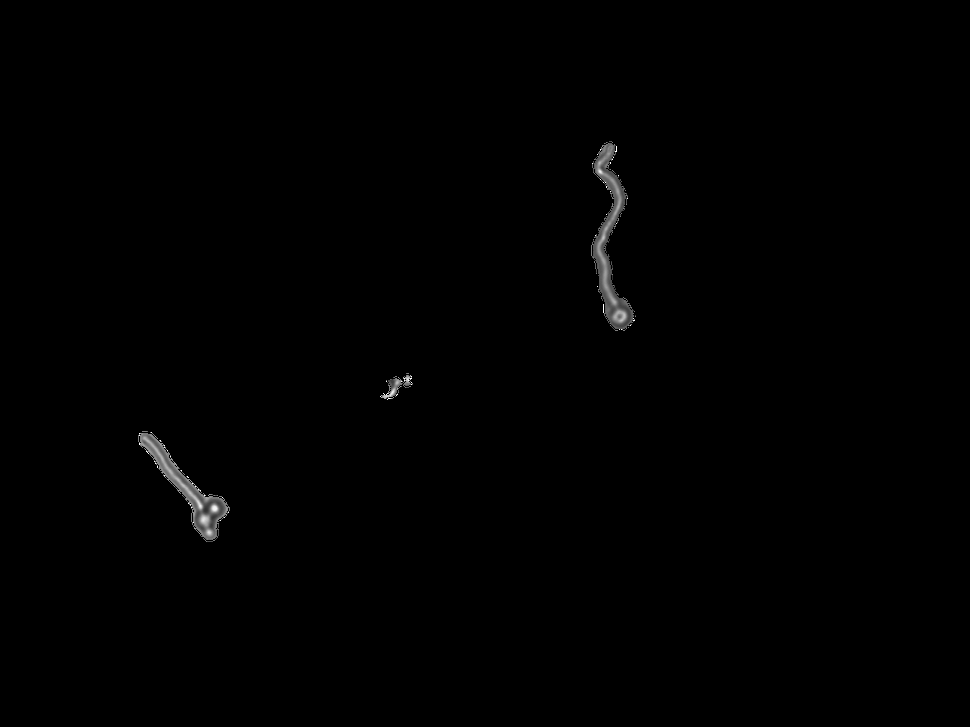
#> input picture Input/Spores/A.niger D353.8.png, 970 x 727 px, shrunk from 1292 x 968 before the run; its folder holds only this picture in this run
$ python Hyphae.py
#> lines starting #> are read from the running program, lines starting #| are printed output that depends on the picture; after the words box and inside, x2 and y2 are one past the last pixel; in counts of white or black regions, pixels touching at a corner belong together
import cv2
import numpy as np
import sys
from scipy.ndimage import convolve
from skimage.morphology import skeletonize
import matplotlib.pyplot as plt
import os
import glob
import csv
from tqdm import tqdm
import json

class HyphaeAnalyzer:

    def __init__(self):
        self.gaussian_kernel = (5, 5)
        self.clahe_clip_limit = 0.8
        self.clahe_grid_size = (12, 12)
        self.global_threshold = 10
        self.adaptive_block_size = 11
        self.adaptive_C = 2
        self.morph_kernel_size = (3, 3)
        self.pixel_size = 0.3373
        self.min_object_size = 200
        self.results_summary = {}

    def load_image(self, image_path):
#> called with image_path = 'Input/Spores/A.niger D353.8.png'
        img = cv2.imread(image_path, cv2.IMREAD_GRAYSCALE)
#> img is the input picture: shape (727, 970); min 0, max 255, mean 1
        if img is None:
            raise FileNotFoundError(f"Failed to load image: {image_path}")
        return img

    def preprocess(self, img):
        blurred = cv2.GaussianBlur(img, self.gaussian_kernel, 0)
        clahe = cv2.createCLAHE(clipLimit=self.clahe_clip_limit,
                               tileGridSize=self.clahe_grid_size)
        clahe_enhanced = clahe.apply(blurred)

        return blurred, clahe_enhanced

    def apply_global_threshold(self, clahe_enhanced, threshold=None):

        if threshold is None:
            threshold = self.global_threshold
        _, binary = cv2.threshold(clahe_enhanced, threshold, 255, cv2.THRESH_BINARY)
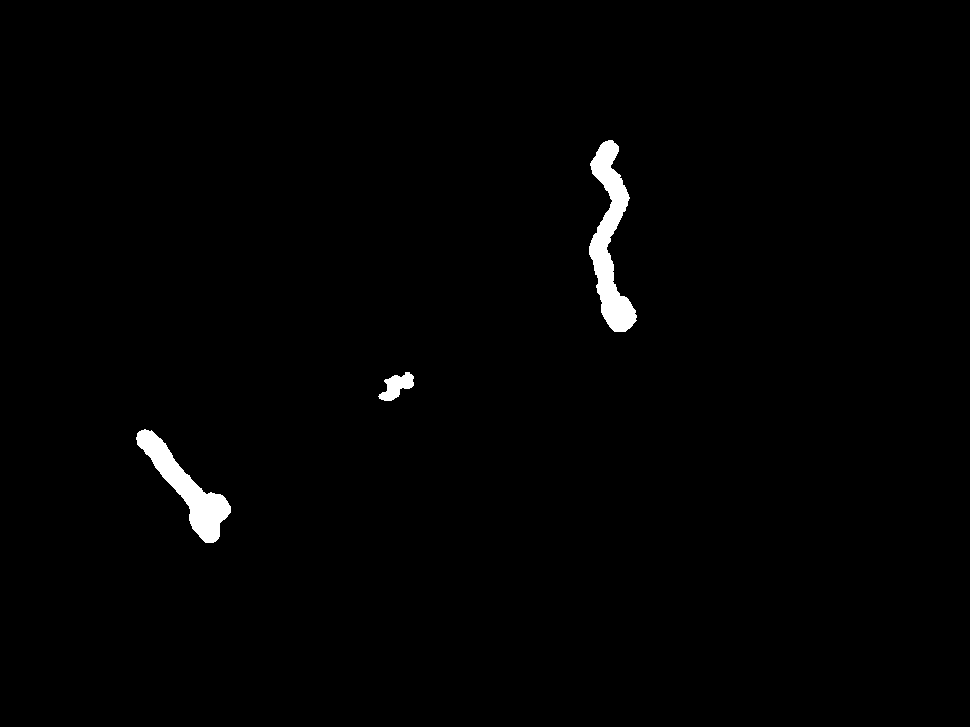
#> binary: shape (727, 970); 1.1% white; 3 white regions, box (x1, y1, x2, y2) and area: (589, 140, 637, 332) 4069, (136, 429, 231, 543) 3239, (378, 372, 414, 401) 562
        return binary

    def apply_morphology(self, binary):
        kernel = cv2.getStructuringElement(cv2.MORPH_ELLIPSE, self.morph_kernel_size)

        closed = cv2.morphologyEx(binary, cv2.MORPH_CLOSE, kernel, iterations=3)
#> closed: shape (727, 970); 1.1% white; 3 white regions, box (x1, y1, x2, y2) and area: (589, 140, 637, 332) 4083, (136, 429, 231, 543) 3248, (378, 372, 414, 401) 573

        opened = cv2.morphologyEx(closed, cv2.MORPH_OPEN, kernel, iterations=3)
#> opened: shape (727, 970); 1.1% white; 3 white regions, box (x1, y1, x2, y2) and area: (589, 140, 637, 332) 4078, (136, 429, 231, 543) 3241, (378, 372, 414, 401) 558

        return closed, opened

    def perform_skeletonization(self, binary_image):

        _, binary = cv2.threshold(binary_image, 127, 255, cv2.THRESH_BINARY)

        binary_bool = binary // 255
        skeleton = skeletonize(binary_bool)
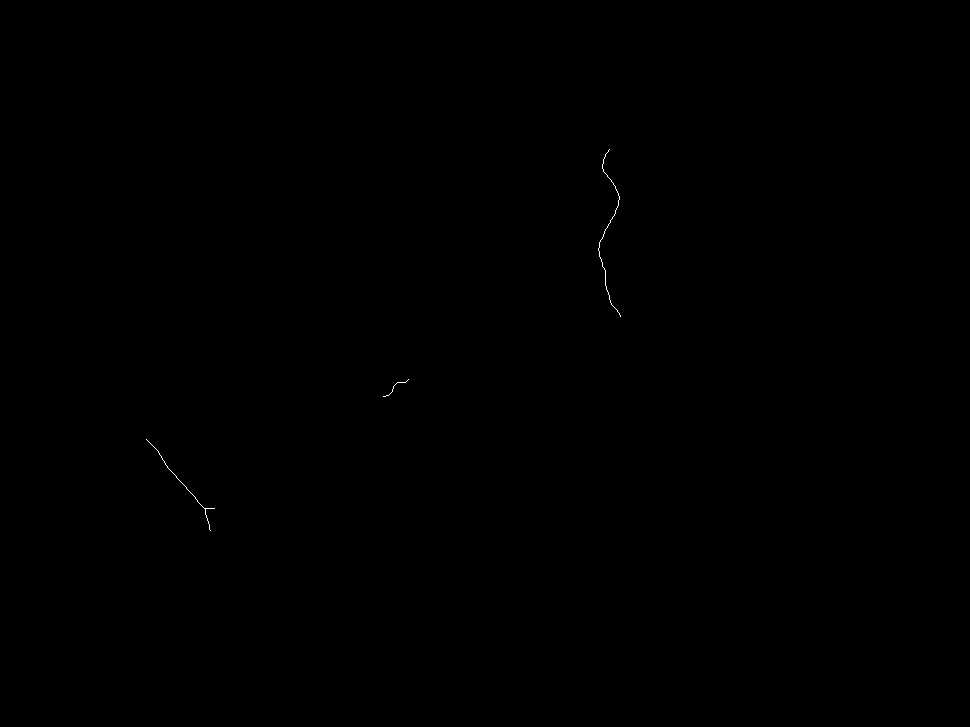
#> skeleton: shape (727, 970) bool; 0.04% white in thin lines or dots, all inside (x1, y1, x2, y2) = (146, 149, 621, 531)

        skeleton_uint8 = (skeleton * 255).astype(np.uint8)

        skeleton_filtered = self._filter_skeleton_noise(skeleton_uint8)

        return skeleton_filtered

    def _filter_skeleton_noise(self, skeleton, min_branch_length=5):

#> called with min_branch_length = 5
        num_labels, labels, stats, _ = cv2.connectedComponentsWithStats(skeleton, connectivity=8)
#> labels: shape (727, 970) int32; 4 distinct labels, from 0 to 3
#> num_labels = 4; stats = [[0, 0, 970, 727, 704890], [598, 149, 23, 168, 168], [383, 379, 26, 18, 30], [146, 439, 69, 92, 102]]

        filtered_skeleton = np.zeros_like(skeleton)

        for i in range(1, num_labels):
            component_area = stats[i, cv2.CC_STAT_AREA]
            if component_area >= min_branch_length:
                filtered_skeleton[labels == i] = 255
#> this loop made 3 passes
#> component_area on passes 1 to 3: 168, 30, 102

        kernel = cv2.getStructuringElement(cv2.MORPH_ELLIPSE, (3, 3))
        neighbors = cv2.filter2D(filtered_skeleton.astype(np.float32)/255, -1, kernel, borderType=cv2.BORDER_CONSTANT)
        filtered_skeleton[(filtered_skeleton > 0) & (neighbors < 1)] = 0

        return filtered_skeleton

    def color_skeleton_by_connectivity(self, skeleton):

        h, w = skeleton.shape
        colored_skeleton = np.zeros((h, w, 3), dtype=np.uint8)

        GREEN = (0, 255, 0)
        RED = (0, 0, 255)
        BLUE = (255, 50, 50)

        neighbors = [(-1, -1), (-1, 0), (-1, 1),
                     (0, -1),          (0, 1),
                     (1, -1),  (1, 0), (1, 1)]

        hyphal_tip = np.zeros((h, w), dtype=np.uint8)

        for i in range(h):
            for j in range(w):
                if skeleton[i, j] == 255:
                    count = 0
                    for di, dj in neighbors:
                        ni, nj = i + di, j + dj
                        if 0 <= ni < h and 0 <= nj < w:
                            if skeleton[ni, nj] == 255:
                                count += 1

                    if count == 1:
                        hyphal_tip[i, j] = 255
                    elif count == 2:
                        colored_skeleton[i, j] = RED
                    elif count >= 3:
                        colored_skeleton[i, j] = BLUE
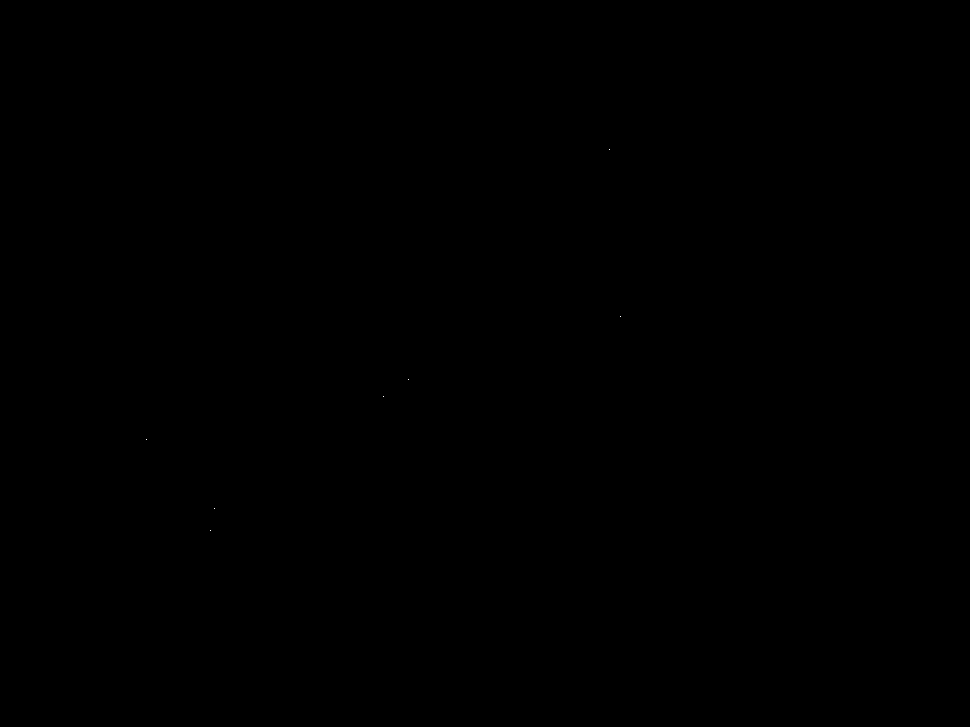
#> hyphal_tip: shape (727, 970); 0% white in thin lines or dots, all inside (x1, y1, x2, y2) = (146, 149, 621, 531)

        if np.any(hyphal_tip):
            kernel = np.ones((3, 3), np.uint8)
            expanded_hyphal_tip = cv2.dilate(hyphal_tip, kernel, iterations=1)
            colored_skeleton[expanded_hyphal_tip == 255] = GREEN
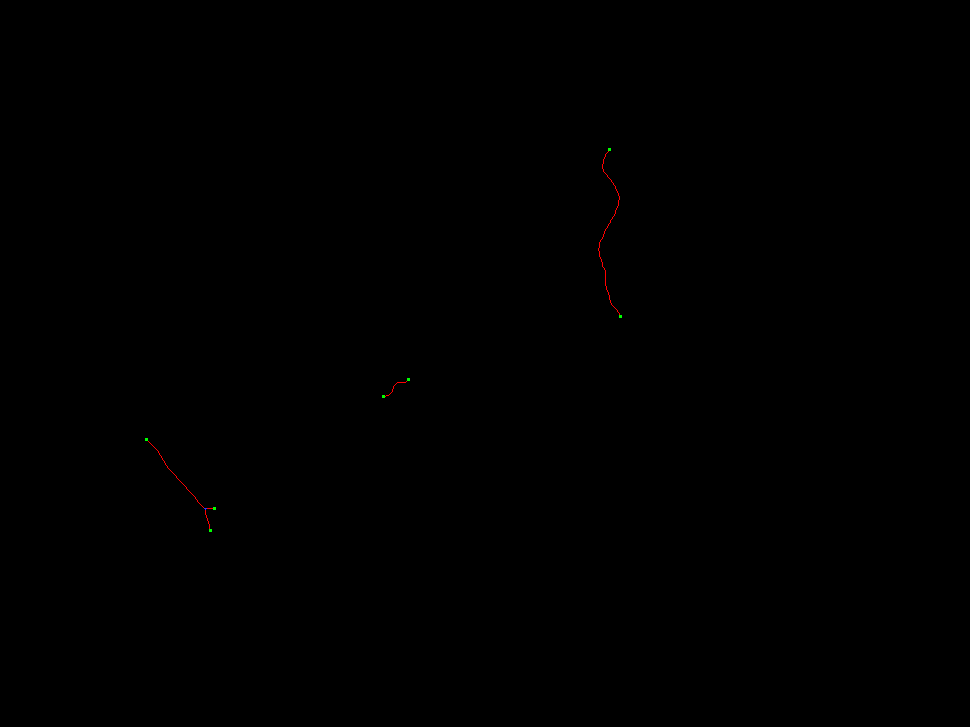
#> colored_skeleton: shape (727, 970, 3); mean of channels 0, 1, 2 0, 0, 0.1; drawn as B, G, R

        skeleton_mask = np.zeros((h, w), dtype=np.uint8)
        skeleton_mask[skeleton == 255] = 255

        thick_kernel = np.ones((5, 5), np.uint8)
        thickened_skeleton_mask = cv2.dilate(skeleton_mask, thick_kernel, iterations=2)

        thickened_colored_skeleton = np.zeros((h, w, 3), dtype=np.uint8)

        for i in range(h):
            for j in range(w):
                if thickened_skeleton_mask[i, j] == 255:
                    if np.any(colored_skeleton[i, j] != 0):
                        thickened_colored_skeleton[i, j] = colored_skeleton[i, j]
                    else:
                        for di, dj in neighbors:
                            ni, nj = i + di, j + dj
                            if 0 <= ni < h and 0 <= nj < w and np.any(colored_skeleton[ni, nj] != 0):
                                thickened_colored_skeleton[i, j] = colored_skeleton[ni, nj]
                                break
        return thickened_colored_skeleton

    def detect_and_mark_blue_clusters(self, colored_skeleton):

        marked_image = colored_skeleton.copy()

        blue_mask = np.zeros(colored_skeleton.shape[:2], dtype=np.uint8)
        blue_mask[(colored_skeleton[:, :, 0] > 200) & (colored_skeleton[:, :, 1] < 100) & (colored_skeleton[:, :, 2] < 100)] = 255

        num_labels, labels, stats, _ = cv2.connectedComponentsWithStats(blue_mask, connectivity=8)

        yellow_circles_centers = []

        for i in range(1, num_labels):
            x, y, w, h = stats[i, cv2.CC_STAT_LEFT], stats[i, cv2.CC_STAT_TOP], \
                         stats[i, cv2.CC_STAT_WIDTH], stats[i, cv2.CC_STAT_HEIGHT]

            center_x = x + w // 2
            center_y = y + h // 2
            radius = int(max(w, h) * 0.7)

            cv2.circle(marked_image, (center_x, center_y), radius + 2, (0, 255, 255), 3)

            yellow_circles_centers.append((center_x, center_y))
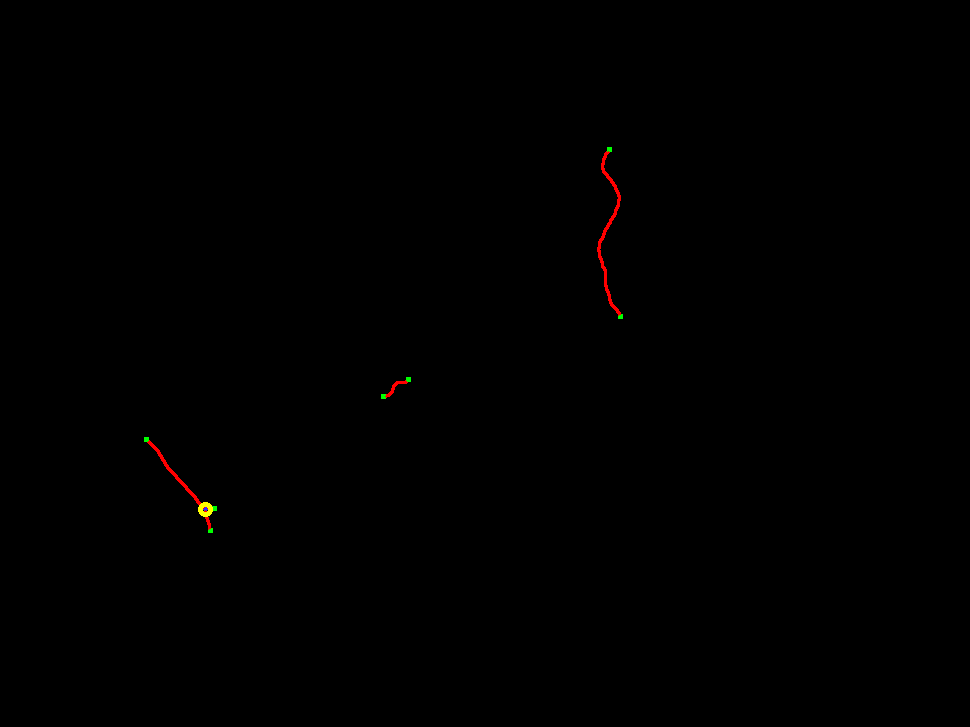
#> marked_image: shape (727, 970, 3); mean of channels 0, 1, 2 0, 0.1, 0.4; drawn as B, G, R
#> after the loop, yellow_circles_centers = [(205, 509)]
#> (the rest of the program and of its run is left out)
